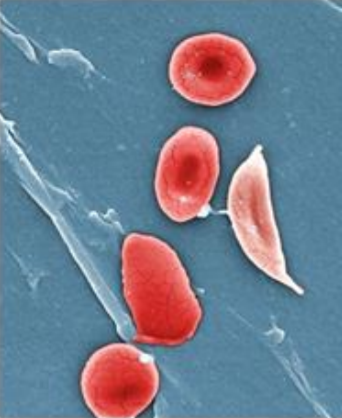
#> input picture obrazek.png, 342 x 418 px
$ python Main.py
#> lines starting #> are read from the running program, lines starting #| are printed output that depends on the picture
import cv2
import numpy as np
from matplotlib import pyplot as plt


print("Program uruchomiony")

# odczytanie obrazka
img = cv2.imread('obrazek.png')
#> img is the input picture: shape (418, 342, 3); mean B, G, R 144.3, 126.3, 112.6

# Zamiana obrazu na stopnie szarosci
obrazek_gray = cv2.cvtColor(img, cv2.COLOR_BGR2GRAY)
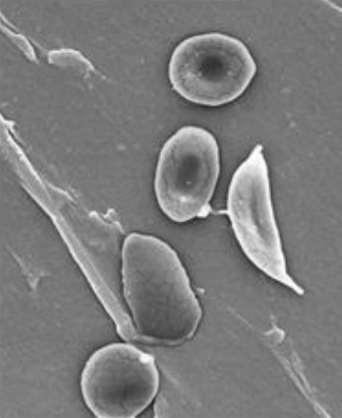
#> obrazek_gray: shape (418, 342); min 28, max 254, mean 124.2

# drukowanie histogramu
print("Histogram przed normalizacja")
plt.hist(obrazek_gray.ravel(), 256, [0, 256])
plt.show()
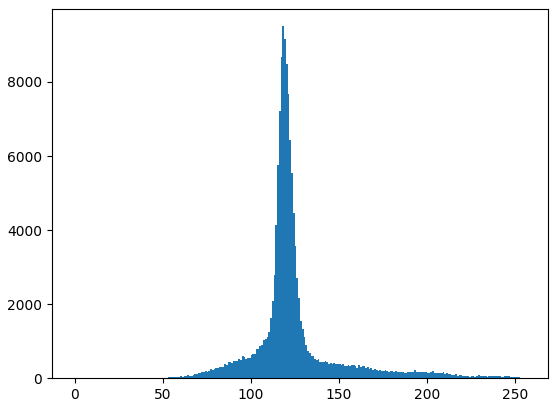
#> figure drawn by matplotlib, 1 panel; tallest bar 9505 high, from x = 118 to 119

# Normalizacja histogramu
equal = cv2.equalizeHist(obrazek_gray)
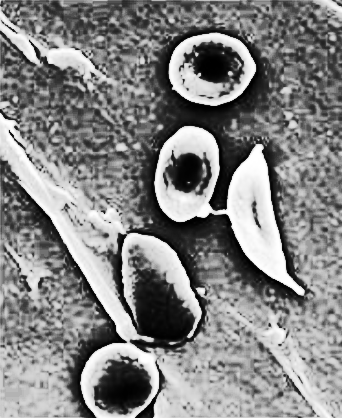
#> equal: shape (418, 342); min 0, max 255, mean 131.5

# drukowanie histogramu
plt.hist(equal.ravel(), 256, [0, 256])
plt.show()
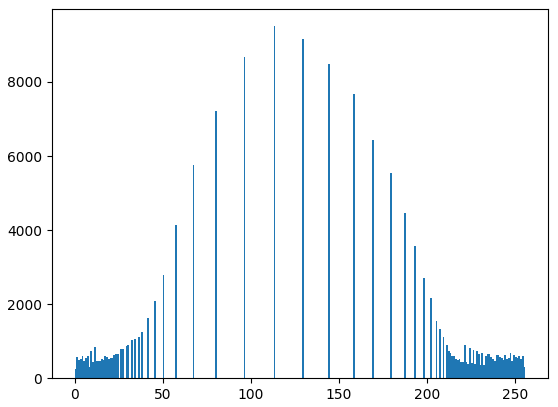
#> figure drawn by matplotlib, 1 panel; tallest bar 9505 high, from x = 113 to 114

# zmiana przestrzeni barw na HSV
img_hsv = cv2.cvtColor(img, cv2.COLOR_BGR2HSV)
#> img_hsv: shape (418, 342, 3); mean H, S, V 88.5, 111.3, 164.5
cv2.imshow('Obraz HSV', img_hsv)

# Progowanie; wykrycie pikseli czerwonych
ret, img_bin1 = cv2.threshold(img_hsv, 254, 255, cv2.THRESH_BINARY)
#> img_bin1: shape (418, 342, 3); mean H, S, V 0, 0, 0.2
cv2.imshow('Piksele czerwone', img_bin1)
cv2.waitKey(0)

# Zapisanie obrazu
cv2.imwrite('obrazek_wyjscie.jpg', img_bin1)
